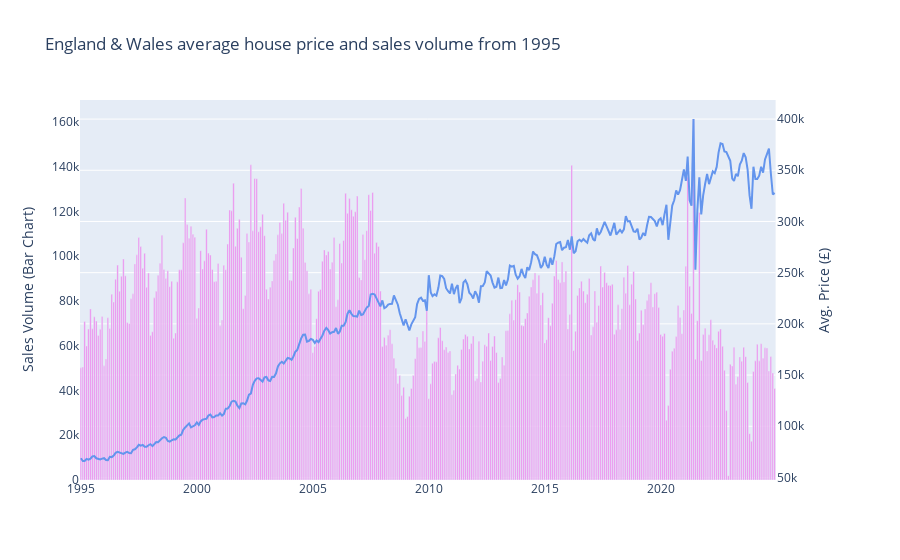

Notebook code for this chart:
### Code cell
fig = make_subplots(specs=[[{"secondary_y": True}]])

fig.add_trace(
	px.line(
		P, x="Year-Month", y="Price", color_discrete_sequence=["cornflowerblue"]
	).data[0],
	secondary_y=True,
)
fig.add_trace(
	px.bar(P, x="Year-Month", y="Volume", color_discrete_sequence=["violet"]).data[0],
	secondary_y=False,
)

fig.update_xaxes(showgrid=False)
fig.update_yaxes(title_text="Avg. Price (£)", secondary_y=True)
fig.update_yaxes(
	title_text="Sales Volume (Bar Chart)", secondary_y=False, showgrid=False
)
fig.update_layout(
	title="England & Wales average house price and sales volume from 1995"
)

fig.show()

### Figure 1 — Plotly figure (JSON) as saved in the notebook; plotly's stock layout.template omitted (floating-point values rounded to 4 significant figures; data arrays with more than 128 entries replaced by an {"elided": "..."} marker saying what was removed)
{"data": [{"hovertemplate": "Year-Month=%{x}<br>Price=%{y}<extra></extra>", "legendgroup": "", "line": {"color": "cornflowerblue", "dash": "solid"}, "marker": {"symbol": "circle"}, "mode": "lines", "name": "", "orientation": "v", "showlegend": false, "type": "scatter", "x": {"elided": "360 str values"}, "xaxis": "x", "y": {"elided": "360 float values"}, "yaxis": "y2"}, {"hovertemplate": "Year-Month=%{x}<br>Volume=%{y}<extra></extra>", "legendgroup": "", "marker": {"color": "violet", "pattern": {"shape": ""}}, "name": "", "orientation": "v", "showlegend": false, "textposition": "auto", "type": "bar", "x": {"elided": "360 str values"}, "xaxis": "x", "y": {"elided": "360 int values"}, "yaxis": "y"}], "layout": {"title": {"text": "England & Wales average house price and sales volume from 1995"}, "xaxis": {"anchor": "y", "domain": [0, 0.94], "showgrid": false}, "yaxis": {"anchor": "x", "domain": [0, 1], "showgrid": false, "title": {"text": "Sales Volume (Bar Chart)"}}, "yaxis2": {"anchor": "x", "overlaying": "y", "side": "right", "title": {"text": "Avg. Price (£)"}}}}
